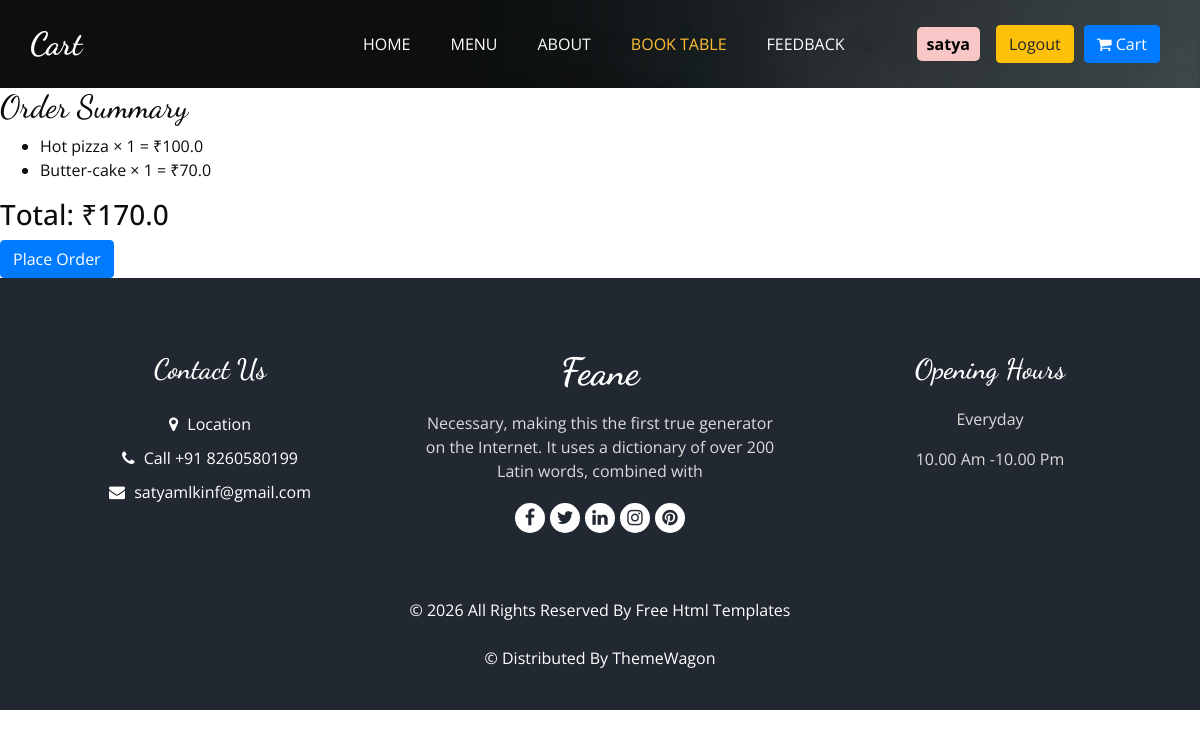
Screenshot of /checkout/ (signed in) with the database file from the repository.
### base_app/models.py (models this page shows, shortened)
class Cart(models.Model):
    user =models.ForeignKey(User,related_name='cart',on_delete=models.CASCADE)
    item =models.ForeignKey(Item,related_name='cart_items',on_delete=models.CASCADE)
    quantity =models.PositiveIntegerField(default=1)
    discount_percent =models.PositiveIntegerField(default=0)
    def discounted_price(self):
        if self.discount_percent >0:
            return self.item.price *(100 -self.discount_percent)/100
        return self.item.price
    def total_price(self):
        return self.discounted_price() * self.quantity
    class Meta:
        verbose_name_plural ='Cart'
        unique_together =['user','item']

class Item(models.Model):
    item_name =models.CharField(max_length=40)
    description=models.TextField()
    price =models.FloatField()
    category =models.ForeignKey(Category, related_name='items', on_delete=models.CASCADE)
    image =models.ImageField(upload_to='items/')
    class Meta:
        verbose_name_plural ='Items'

### base_app/views.py (the view)
# urls.py: path("checkout/", views.checkout, name="checkout"),
def checkout(request):
    if not request.user.is_authenticated:
        return JsonResponse({'error': 'login required'}, status=401)
    cart_items =Cart.objects.filter(user=request.user)
    if not cart_items.exists():
        return redirect("cart-page")
    total =sum(item.total_price() for item in cart_items)
    context ={
        'cart_items':cart_items,
        'total':total
    }
    return render(request,'checkout.html',context)

### Templates/checkout.html (shortened to what this page needs)
{% extends "base.html" %}
{% block class %}class="sub_page"{% endblock class %}
{% block table_status %}active{% endblock table_status %}
{% block main %}
<h2>Order Summary</h2>
<ul>
  {% for cart in cart_items %}
    <li>
      {{ cart.item.item_name }} × {{ cart.quantity }} = ₹{{ cart.total_price }}
    </li>
  {% endfor %}
</ul>
<h3>Total: ₹{{ total }}</h3>
<form method="POST" action="{% url 'place_order' %}">
 <a href=""><button class="btn btn-primary">Place Order</button></a>
</form>
{% endblock main %}

### Templates/base.html (shortened to what this page needs)
<!DOCTYPE html>
<html>
{% load static %}
<head>
  <link rel="stylesheet" type="text/css" href="{% static 'css/bootstrap.css' %}" />
  <link rel="stylesheet" type="text/css" href="https://cdnjs.cloudflare.com/ajax/libs/OwlCarousel2/2.3.4/assets/owl.carousel.min.css" />
  <link rel="stylesheet" href="https://cdnjs.cloudflare.com/ajax/libs/jquery-nice-select/1.1.0/css/nice-select.min.css" />
  <link href="{% static 'css/font-awesome.min.css' %}" rel="stylesheet" />
  <link href="{% static 'css/style.css' %}" rel="stylesheet" />
  <link href="{% static 'css/responsive.css' %}" rel="stylesheet" />
</head>
 <body {% block class %}{% endblock class %}>
  <div class="hero_area">
    <div class="bg-box">
      <img src="{% static 'images/hero-bg.jpg' %}" alt="">
    </div>
    <header class="header_section">
      <div class="container">
        <nav class="navbar navbar-expand-lg custom_nav-container ">
          <a class="navbar-brand" href="{% url 'home' %}">
  <span>
    {% if request.path == '/' %}
      Burger
    {% elif '/menu' in request.path %}
      Menu
    {% elif '/about' in request.path %}
      About
    {% elif '/feedback' in request.path %}
      Feedback
     {% elif '/book-table' in request.path %}
      Book-table
    {% elif '/cart-page' in request.path %}
      Cart
    {% elif '/login' in request.path %}
      Login
    {% elif '/signup' in request.path %}
      Signup
    {% else %}
      Cart
    {% endif %}
  </span>
          </a>
          <div class="collapse navbar-collapse" id="navbarSupportedContent">
            <ul class="navbar-nav  mx-auto ">
              <li class="nav-item {% block home_status %}{% endblock home_status %}">
                <a class="nav-link" href="{% url 'home'  %}">Home <span class="sr-only">(current)</span></a>
              </li>
              <li class="nav-item {% block menu_status %}{% endblock menu_status %}">
                <a class="nav-link " href="{% url 'menu'  %}">Menu</a>
              </li>
              <li class="nav-item {% block about_status %}{% endblock about_status %}">
                <a class="nav-link" href="{% url 'about'  %}">About</a>
              </li>
              <li class="nav-item {% block table_status %}{% endblock table_status %}">
                <a class="nav-link" href="{% url 'book-table'  %}">Book Table</a>
              </li>
              <li class="nav-item {% block feedback_status %}{% endblock feedback_status %}">
                <a class="nav-link" href="{% url 'feedback'  %}">Feedback</a>
              </li>
            </ul>
            <div class="user_option">
              <div class="user_option">
                 {% if user.is_authenticated %}
                  <span style="background-color: #f8c6c6; color: #000; padding: 5px 10px; border-radius: 5px; font-weight: bold;">
                     {{ user.username }}
                  </span>
                  <form method="post" action="{% url 'logout' %}" style="display:inline;">
  <button type="submit" class="btn ml-3 btn-warning">
    Logout
  </button>
</form>
                  <a href="{% url 'cart-page' %}" class="btn btn-primary">
  <i class="fa fa-shopping-cart"></i> Cart
</a>
                 {% else %}
                  <a href="{% url 'login' %}" class="btn order_online">Login</a>
               {% endif %}
              </div>
            </div>
          </div>
        </nav>
      </div>
    </header>
  </div>
 {% block main %}{% endblock main %}
  <footer class="footer_section">
    <div class="container">
      <div class="row">
        <div class="col-md-4 footer-col">
          <div class="footer_contact">
            <h4>
              Contact Us
            </h4>
            <div class="contact_link_box">
              <a href="">
                <i class="fa fa-map-marker" aria-hidden="true"></i>
                <span>
                  Location
                </span>
              </a>
              <a href="">
                <i class="fa fa-phone" aria-hidden="true"></i>
                <span>
                  Call +91 8260580199
                </span>
              </a>
              <a href="">
                <i class="fa fa-envelope" aria-hidden="true"></i>
                <span>
                  satyamlkinf@gmail.com
                </span>
              </a>
            </div>
          </div>
        </div>
        <div class="col-md-4 footer-col">
          <div class="footer_detail">
            <a href="" class="footer-logo">
              Feane
            </a>
            <p>
              Necessary, making this the first true generator on the Internet. It uses a dictionary of over 200 Latin words, combined with
            </p>
            <div class="footer_social">
              <a href="">
                <i class="fa fa-facebook" aria-hidden="true"></i>
              </a>
              <a href="">
                <i class="fa fa-twitter" aria-hidden="true"></i>
              </a>
              <a href="">
                <i class="fa fa-linkedin" aria-hidden="true"></i>
              </a>
              <a href="">
                <i class="fa fa-instagram" aria-hidden="true"></i>
              </a>
              <a href="">
                <i class="fa fa-pinterest" aria-hidden="true"></i>
              </a>
            </div>
          </div>
        </div>
        <div class="col-md-4 footer-col">
          <h4>
            Opening Hours
          </h4>
          <p>
            Everyday
          </p>
          <p>
            10.00 Am -10.00 Pm
          </p>
        </div>
      </div>
      <div class="footer-info">
        <p>
          &copy; <span id="displayYear"></span> All Rights Reserved By
          <a href="https://html.design/">Free Html Templates</a><br><br>
          &copy;  Distributed By
          <a href="https://themewagon.com/" target="_blank">ThemeWagon</a>
        </p>
      </div>
    </div>
  </footer>
</body>
</html>

### Static/css/style.css (style rules this page uses)
body { font-family: "Open Sans", sans-serif; color: #0c0c0c; background-color: #ffffff; overflow-x: hidden; }
h1, h2 { font-family: 'Dancing Script', cursive; }
a, a:hover, a:focus { text-decoration: none; }
.btn, .btn:focus { outline: none !important; -webkit-box-shadow: none; box-shadow: none; }
.hero_area { position: relative; min-height: 100vh; display: -webkit-box; display: -ms-flexbox; display: flex; -webkit-box-orient: vertical; -webkit-box-direction: normal; -ms-flex-direction: column; flex-direction: column; }
.bg-box { position: absolute; top: 0; left: 0; width: 100%; height: 100%; }
.bg-box img { width: 100%; height: 100%; -o-object-fit: cover; object-fit: cover; }
.sub_page .hero_area { min-height: auto; }
.sub_page .hero_area .bg-box { position: absolute; top: 0; left: 0; width: 100%; height: 100%; }
.sub_page .hero_area .bg-box img { width: 100%; height: 100%; -o-object-fit: cover; object-fit: cover; -o-object-position: right top; object-position: right top; }
.header_section { padding: 15px 0; }
.navbar-brand { font-family: 'Dancing Script', cursive; }
.navbar-brand span { font-weight: bold; font-size: 32px; color: #ffffff; }
.custom_nav-container { padding: 0; }
.custom_nav-container .navbar-nav { padding-left: 18%; }
.custom_nav-container .navbar-nav .nav-item .nav-link { padding: 5px 20px; color: #ffffff; text-align: center; text-transform: uppercase; border-radius: 5px; -webkit-transition: all 0.3s; transition: all 0.3s; }
.custom_nav-container .navbar-nav .nav-item:hover .nav-link, .custom_nav-container .navbar-nav .nav-item.active .nav-link { color: #ffbe33; }
.user_option { display: -webkit-box; display: -ms-flexbox; display: flex; -webkit-box-align: center; -ms-flex-align: center; align-items: center; }
.user_option a { margin: 0 10px; }
.footer_section { background-color: #222831; color: #ffffff; padding: 75px 0 40px 0; text-align: center; }
.footer_section h4 { font-size: 28px; }
.footer_section h4, .footer_section .footer-logo { font-weight: 600; margin-bottom: 20px; font-family: 'Dancing Script', cursive; }
.footer_section p { color: #dbdbdb; }
.footer_section .footer-col { margin-bottom: 30px; }
.footer_section .footer_contact .contact_link_box { display: -webkit-box; display: -ms-flexbox; display: flex; -webkit-box-orient: vertical; -webkit-box-direction: normal; -ms-flex-direction: column; flex-direction: column; }
.footer_section .footer_contact .contact_link_box a { margin: 5px 0; color: #ffffff; }
.footer_section .footer_contact .contact_link_box a i { margin-right: 5px; }
.footer_section .footer-logo { display: block; font-weight: bold; font-size: 38px; line-height: 1; color: #ffffff; }
.footer_section .footer_social { display: -webkit-box; display: -ms-flexbox; display: flex; -webkit-box-pack: center; -ms-flex-pack: center; justify-content: center; margin-top: 20px; margin-bottom: 10px; }
.footer_section .footer_social a { display: -webkit-box; display: -ms-flexbox; display: flex; -webkit-box-pack: center; -ms-flex-pack: center; justify-content: center; -webkit-box-align: center; -ms-flex-align: center; align-items: center; color: #222831; width: 30px; height: 30px; border-radius: 100%; background-color: #ffffff; border-radius: 100%; margin: 0 2.5px; font-size: 18px; }
.footer_section .footer-info { text-align: center; margin-top: 25px; }
.footer_section .footer-info p { color: #ffffff; margin: 0; }
.footer_section .footer-info p a { color: inherit; }

### Static/css/responsive.css (style rules this page uses)
@media (min-width: 1200px) { .container { max-width: 1170px; } }

### rows the page displays
Cart: item.item_name "Hot pizza", quantity "1", total_price "100.0"
Cart: item.item_name "Butter-cake", quantity "1", total_price "70.0"

### other values shown
{{ user.username }} "satya"
{{ total }} "170.0"
